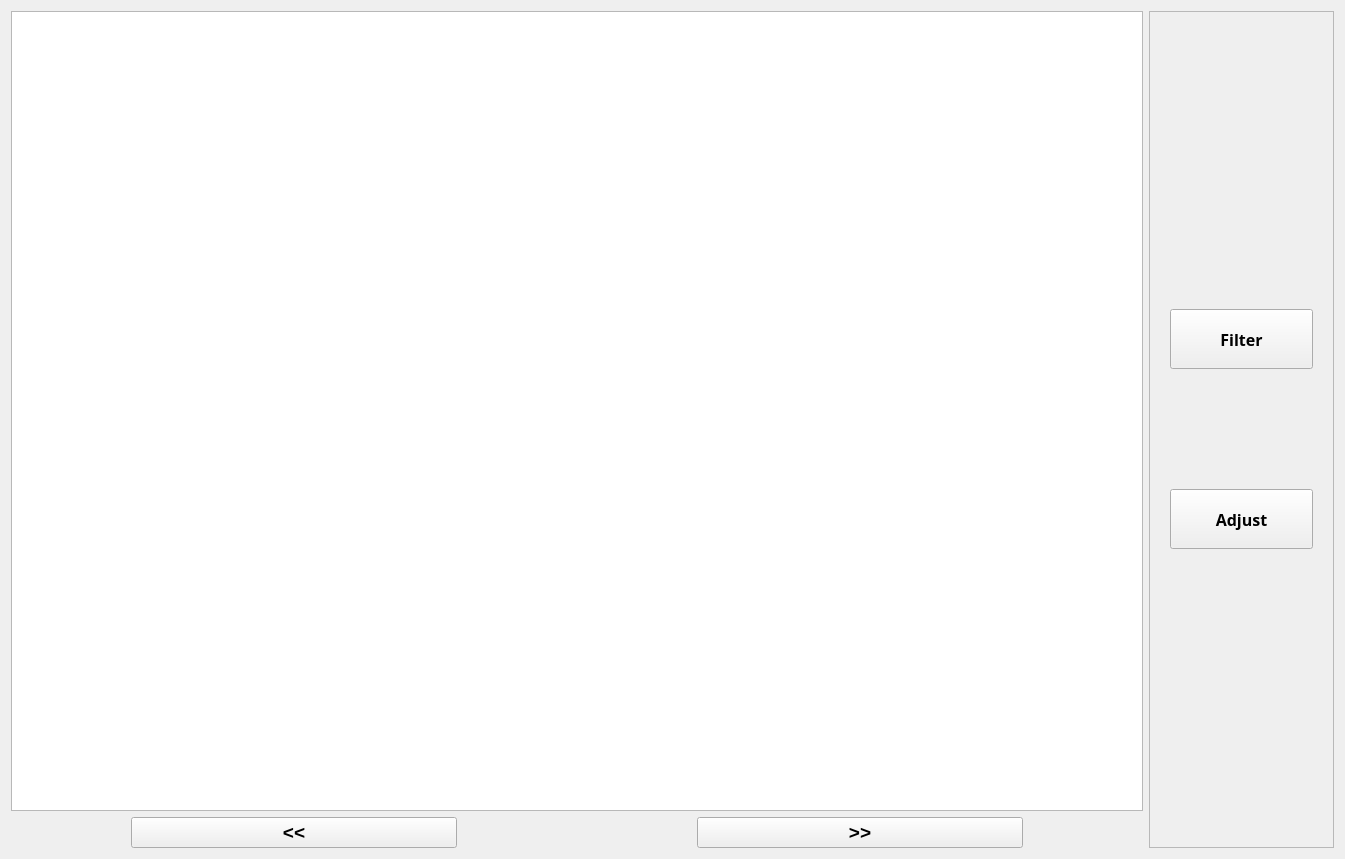
<?xml version="1.0" encoding="UTF-8"?>
<ui version="4.0">
 <class>Editor</class>
 <widget class="QWidget" name="Editor">
  <property name="geometry">
   <rect>
    <x>0</x>
    <y>0</y>
    <width>1345</width>
    <height>859</height>
   </rect>
  </property>
  <property name="windowTitle">
   <string>Editor</string>
  </property>
  <layout class="QVBoxLayout" name="verticalLayout_2">
   <item>
    <layout class="QHBoxLayout" name="hbox">
     <item>
      <layout class="QVBoxLayout" name="verticalLayout">
       <item>
        <widget class="QGraphicsView" name="gv"/>
       </item>
       <item>
        <layout class="QHBoxLayout" name="horizontalLayout_5">
         <property name="spacing">
          <number>100</number>
         </property>
         <property name="leftMargin">
          <number>120</number>
         </property>
         <property name="rightMargin">
          <number>120</number>
         </property>
         <item>
          <widget class="QPushButton" name="pushButton">
           <property name="font">
            <font>
             <pointsize>14</pointsize>
             <weight>75</weight>
             <bold>true</bold>
            </font>
           </property>
           <property name="text">
            <string>&lt;&lt;</string>
           </property>
          </widget>
         </item>
         <item>
          <spacer name="horizontalSpacer">
           <property name="orientation">
            <enum>Qt::Horizontal</enum>
           </property>
           <property name="sizeType">
            <enum>QSizePolicy::Fixed</enum>
           </property>
           <property name="sizeHint" stdset="0">
            <size>
             <width>140</width>
             <height>20</height>
            </size>
           </property>
          </spacer>
         </item>
         <item>
          <widget class="QPushButton" name="pushButton_2">
           <property name="font">
            <font>
             <pointsize>14</pointsize>
             <weight>75</weight>
             <bold>true</bold>
            </font>
           </property>
           <property name="text">
            <string>&gt;&gt;</string>
           </property>
          </widget>
         </item>
        </layout>
       </item>
      </layout>
     </item>
     <item>
      <layout class="QVBoxLayout" name="vbox">
       <property name="leftMargin">
        <number>0</number>
       </property>
       <property name="rightMargin">
        <number>0</number>
       </property>
       <item>
        <widget class="QFrame" name="base_frame">
         <property name="enabled">
          <bool>true</bool>
         </property>
         <property name="frameShape">
          <enum>QFrame::StyledPanel</enum>
         </property>
         <property name="frameShadow">
          <enum>QFrame::Raised</enum>
         </property>
         <layout class="QVBoxLayout" name="verticalLayout_4">
          <property name="leftMargin">
           <number>20</number>
          </property>
          <property name="rightMargin">
           <number>20</number>
          </property>
          <item>
           <layout class="QVBoxLayout" name="vbox3">
            <property name="spacing">
             <number>120</number>
            </property>
            <item>
             <widget class="QPushButton" name="filter_btn">
              <property name="sizePolicy">
               <sizepolicy hsizetype="Maximum" vsizetype="Fixed">
                <horstretch>0</horstretch>
                <verstretch>0</verstretch>
               </sizepolicy>
              </property>
              <property name="minimumSize">
               <size>
                <width>0</width>
                <height>0</height>
               </size>
              </property>
              <property name="maximumSize">
               <size>
                <width>800</width>
                <height>60</height>
               </size>
              </property>
              <property name="font">
               <font>
                <family>Neue Haas Grotesk Text Pro</family>
                <pointsize>12</pointsize>
                <weight>75</weight>
                <bold>true</bold>
               </font>
              </property>
              <property name="text">
               <string>          Filter          </string>
              </property>
             </widget>
            </item>
            <item>
             <widget class="QPushButton" name="adjust_btn">
              <property name="maximumSize">
               <size>
                <width>16777215</width>
                <height>60</height>
               </size>
              </property>
              <property name="font">
               <font>
                <family>Neue Haas Grotesk Text Pro</family>
                <pointsize>12</pointsize>
                <weight>75</weight>
                <bold>true</bold>
               </font>
              </property>
              <property name="text">
               <string>          Adjust          </string>
              </property>
             </widget>
            </item>
           </layout>
          </item>
         </layout>
        </widget>
       </item>
      </layout>
     </item>
    </layout>
   </item>
  </layout>
 </widget>
 <resources/>
 <connections/>
</ui>
